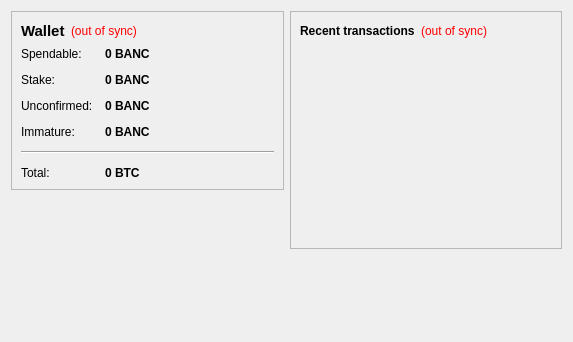
<?xml version="1.0" encoding="UTF-8"?>
<ui version="4.0">
 <class>OverviewPage</class>
 <widget class="QWidget" name="OverviewPage">
  <property name="geometry">
   <rect>
    <x>0</x>
    <y>0</y>
    <width>573</width>
    <height>342</height>
   </rect>
  </property>
  <property name="windowTitle">
   <string>Form</string>
  </property>
  <layout class="QHBoxLayout" name="horizontalLayout" stretch="1,1">
   <item>
    <layout class="QVBoxLayout" name="verticalLayout_2">
     <item>
      <widget class="QFrame" name="frame">
       <property name="frameShape">
        <enum>QFrame::StyledPanel</enum>
       </property>
       <property name="frameShadow">
        <enum>QFrame::Raised</enum>
       </property>
       <layout class="QVBoxLayout" name="verticalLayout_4">
        <item>
         <layout class="QHBoxLayout" name="horizontalLayout_4">
          <item>
           <widget class="QLabel" name="label_5">
            <property name="font">
             <font>
              <pointsize>11</pointsize>
              <weight>75</weight>
              <bold>true</bold>
             </font>
            </property>
            <property name="text">
             <string>Wallet</string>
            </property>
           </widget>
          </item>
          <item>
           <widget class="QLabel" name="labelWalletStatus">
            <property name="toolTip">
             <string>The displayed information may be out of date. Your wallet automatically synchronizes with the bannercoin network after a connection is established, but this process has not completed yet.</string>
            </property>
            <property name="styleSheet">
             <string notr="true">QLabel { color: red; }</string>
            </property>
            <property name="text">
             <string notr="true">(out of sync)</string>
            </property>
            <property name="alignment">
             <set>Qt::AlignLeading|Qt::AlignLeft|Qt::AlignVCenter</set>
            </property>
           </widget>
          </item>
          <item>
           <spacer name="horizontalSpacer_2">
            <property name="orientation">
             <enum>Qt::Horizontal</enum>
            </property>
            <property name="sizeHint" stdset="0">
             <size>
              <width>40</width>
              <height>20</height>
             </size>
            </property>
           </spacer>
          </item>
         </layout>
        </item>
        <item>
         <layout class="QFormLayout" name="formLayout_2">
          <property name="fieldGrowthPolicy">
           <enum>QFormLayout::AllNonFixedFieldsGrow</enum>
          </property>
          <property name="horizontalSpacing">
           <number>12</number>
          </property>
          <property name="verticalSpacing">
           <number>12</number>
          </property>
          <item row="0" column="0">
           <widget class="QLabel" name="label">
            <property name="text">
             <string>Spendable:</string>
            </property>
           </widget>
          </item>
          <item row="0" column="1">
           <widget class="QLabel" name="labelBalance">
            <property name="font">
             <font>
              <weight>75</weight>
              <bold>true</bold>
             </font>
            </property>
            <property name="cursor">
             <cursorShape>IBeamCursor</cursorShape>
            </property>
            <property name="toolTip">
             <string>Your current spendable balance</string>
            </property>
            <property name="text">
             <string notr="true">0 BANC</string>
            </property>
            <property name="textInteractionFlags">
             <set>Qt::LinksAccessibleByMouse|Qt::TextSelectableByKeyboard|Qt::TextSelectableByMouse</set>
            </property>
           </widget>
          </item>
          <item row="1" column="0">
           <widget class="QLabel" name="label_6">
            <property name="text">
             <string>Stake:</string>
            </property>
           </widget>
          </item>
          <item row="1" column="1">
           <widget class="QLabel" name="labelStake">
            <property name="font">
             <font>
              <weight>75</weight>
              <bold>true</bold>
             </font>
            </property>
            <property name="cursor">
             <cursorShape>IBeamCursor</cursorShape>
            </property>
            <property name="toolTip">
             <string>Total of coins that was staked, and do not yet count toward the current balance</string>
            </property>
            <property name="text">
             <string notr="true">0 BANC</string>
            </property>
            <property name="textInteractionFlags">
             <set>Qt::LinksAccessibleByMouse|Qt::TextSelectableByKeyboard|Qt::TextSelectableByMouse</set>
            </property>
           </widget>
          </item>
          <item row="2" column="0">
           <widget class="QLabel" name="label_3">
            <property name="text">
             <string>Unconfirmed:</string>
            </property>
           </widget>
          </item>
          <item row="2" column="1">
           <widget class="QLabel" name="labelUnconfirmed">
            <property name="font">
             <font>
              <weight>75</weight>
              <bold>true</bold>
             </font>
            </property>
            <property name="cursor">
             <cursorShape>IBeamCursor</cursorShape>
            </property>
            <property name="toolTip">
             <string>Total of transactions that have yet to be confirmed, and do not yet count toward the current balance</string>
            </property>
            <property name="text">
             <string notr="true">0 BANC</string>
            </property>
            <property name="textInteractionFlags">
             <set>Qt::LinksAccessibleByMouse|Qt::TextSelectableByKeyboard|Qt::TextSelectableByMouse</set>
            </property>
           </widget>
          </item>
          <item row="3" column="0">
           <widget class="QLabel" name="labelImmatureText">
            <property name="text">
             <string>Immature:</string>
            </property>
           </widget>
          </item>
          <item row="3" column="1">
           <widget class="QLabel" name="labelImmature">
            <property name="font">
             <font>
              <weight>75</weight>
              <bold>true</bold>
             </font>
            </property>
            <property name="toolTip">
             <string>Mined balance that has not yet matured</string>
            </property>
            <property name="text">
             <string notr="true">0 BANC</string>
            </property>
            <property name="textInteractionFlags">
             <set>Qt::LinksAccessibleByMouse|Qt::TextSelectableByKeyboard|Qt::TextSelectableByMouse</set>
            </property>
           </widget>
          </item>
          <item row="4" column="0" colspan="2">
           <widget class="Line" name="line">
            <property name="orientation">
             <enum>Qt::Horizontal</enum>
            </property>
           </widget>
          </item>
          <item row="5" column="0">
           <widget class="QLabel" name="labelTotalText">
            <property name="text">
             <string>Total:</string>
            </property>
           </widget>
          </item>
          <item row="5" column="1">
           <widget class="QLabel" name="labelTotal">
            <property name="font">
             <font>
              <weight>75</weight>
              <bold>true</bold>
             </font>
            </property>
            <property name="cursor">
             <cursorShape>IBeamCursor</cursorShape>
            </property>
            <property name="toolTip">
             <string>Your current total balance</string>
            </property>
            <property name="text">
             <string notr="true">0 BTC</string>
            </property>
            <property name="textInteractionFlags">
             <set>Qt::LinksAccessibleByMouse|Qt::TextSelectableByKeyboard|Qt::TextSelectableByMouse</set>
            </property>
           </widget>
          </item>
         </layout>
        </item>
       </layout>
      </widget>
     </item>
     <item>
      <spacer name="verticalSpacer">
       <property name="orientation">
        <enum>Qt::Vertical</enum>
       </property>
       <property name="sizeHint" stdset="0">
        <size>
         <width>20</width>
         <height>40</height>
        </size>
       </property>
      </spacer>
     </item>
    </layout>
   </item>
   <item>
    <layout class="QVBoxLayout" name="verticalLayout_3">
     <item>
      <widget class="QFrame" name="frame_2">
       <property name="frameShape">
        <enum>QFrame::StyledPanel</enum>
       </property>
       <property name="frameShadow">
        <enum>QFrame::Raised</enum>
       </property>
       <layout class="QVBoxLayout" name="verticalLayout">
        <item>
         <layout class="QHBoxLayout" name="horizontalLayout_2">
          <item>
           <widget class="QLabel" name="label_4">
            <property name="text">
             <string>&lt;b&gt;Recent transactions&lt;/b&gt;</string>
            </property>
           </widget>
          </item>
          <item>
           <widget class="QLabel" name="labelTransactionsStatus">
            <property name="toolTip">
             <string>The displayed information may be out of date. Your wallet automatically synchronizes with the bannercoin network after a connection is established, but this process has not completed yet.</string>
            </property>
            <property name="styleSheet">
             <string notr="true">QLabel { color: red; }</string>
            </property>
            <property name="text">
             <string notr="true">(out of sync)</string>
            </property>
            <property name="alignment">
             <set>Qt::AlignRight|Qt::AlignTrailing|Qt::AlignVCenter</set>
            </property>
           </widget>
          </item>
          <item>
           <spacer name="horizontalSpacer">
            <property name="orientation">
             <enum>Qt::Horizontal</enum>
            </property>
            <property name="sizeHint" stdset="0">
             <size>
              <width>40</width>
              <height>20</height>
             </size>
            </property>
           </spacer>
          </item>
         </layout>
        </item>
        <item>
         <widget class="QListView" name="listTransactions">
          <property name="styleSheet">
           <string notr="true">QListView { background: transparent; }</string>
          </property>
          <property name="frameShape">
           <enum>QFrame::NoFrame</enum>
          </property>
          <property name="verticalScrollBarPolicy">
           <enum>Qt::ScrollBarAlwaysOff</enum>
          </property>
          <property name="horizontalScrollBarPolicy">
           <enum>Qt::ScrollBarAlwaysOff</enum>
          </property>
          <property name="selectionMode">
           <enum>QAbstractItemView::NoSelection</enum>
          </property>
         </widget>
        </item>
       </layout>
      </widget>
     </item>
     <item>
      <spacer name="verticalSpacer_2">
       <property name="orientation">
        <enum>Qt::Vertical</enum>
       </property>
       <property name="sizeHint" stdset="0">
        <size>
         <width>20</width>
         <height>40</height>
        </size>
       </property>
      </spacer>
     </item>
    </layout>
   </item>
  </layout>
 </widget>
 <resources/>
 <connections/>
</ui>
